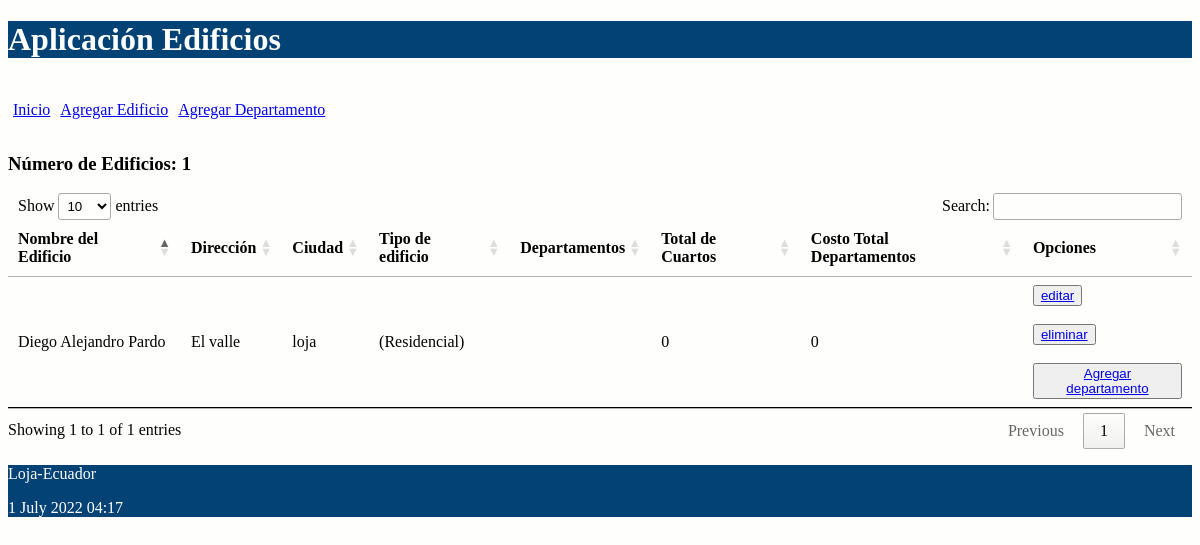
The app's page /, older data.
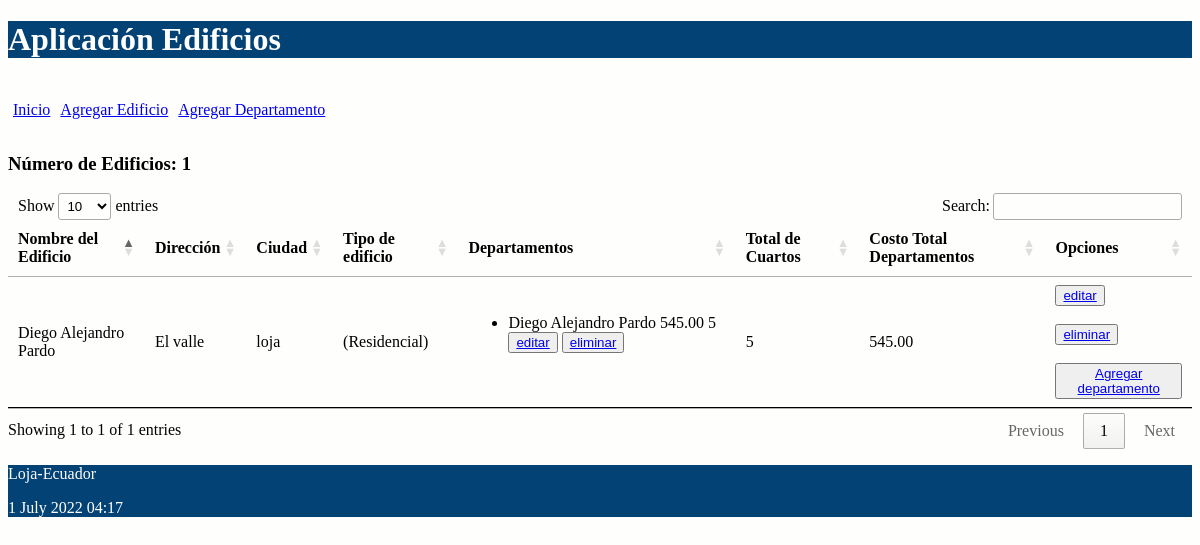
The same page, newer data.
### administrativo/models.py (models this page shows, shortened)
class Edificio(models.Model):
    tipo_edificio = (
    ('(Residencial)','residencial'),
    ('(Comercial)','comercial')
    )
    nombre = models.CharField(max_length=30)
    direccion = models.CharField(max_length=30)
    ciudad = models.CharField(max_length=30)
    tipo = models.CharField(max_length=30, choices = tipo_edificio)
    def obtener_costo_departametos(self):
        valor = [d.costo_dep for d in self.departamentos.all()]
        valor = sum(valor)
        return valor
    def obtener_cant_cuartos(self):
        valor = [d.num_cuartos for d in self.departamentos.all()]
        valor = sum(valor)
        return valor

class Departamento(models.Model):
    nombre_prop = models.CharField(max_length=100)
    costo_dep = models.DecimalField(max_digits=100, decimal_places=2)
    num_cuartos = models.IntegerField()
    edificio = models.ForeignKey(Edificio, on_delete=models.CASCADE,
            related_name="departamentos")
    def __str__(self):
        return "%s %s %d" % (self.nombre_prop,
                self.costo_dep,
                self.num_cuartos)

### administrativo/views.py (the view)
# urls.py: path('', views.index, name='index'),
def index(request):
    edificios = Edificio.objects.all()
    informacion_template = {'edificios': edificios, 'numero_edificios': len(edificios)}
    return render(request, 'index.html', informacion_template)

### administrativo/templates/index.html (shortened to what this page needs)
{% extends "master.html" %}
{% block content %}
<br>
<br>
<br>
<h3>Número de Edificios: {{ numero_edificios}}</h3>
<table id="tabla_datos">
  <thead>
    <tr>
      <th>Nombre del Edificio</th>
      <th>Dirección</th>
      <th>Ciudad</th>
      <th>Tipo de edificio</th>
      <th>Departamentos</th>
      <th>Total de Cuartos</th>
      <th>Costo Total Departamentos</th>
      <th>Opciones</th>
    </tr>
  </thead>
  {% for e in edificios %}
  <tr>
    <td>{{e.nombre}}</td>
    <td>{{e.direccion}}</td>
    <td>{{e.ciudad}}</td>
    <td>{{e.tipo}}</td>
    <td>
      <ul>
        {% for d in e.departamentos.all %}
        <li>
          <span>
            {{d}}
            <button><a href="{% url 'editar_departamento' d.id %}">editar</a></button>
            <button><a href="{% url 'eliminar_dep' d.id %}"> eliminar</a></button>
          </span>
        </li>
        {% endfor %}
      </ul>
      <br/>
    </td>
    <span><td>{{ e.obtener_cant_cuartos }}</td></span>
    <span><td>{{e.obtener_costo_departametos}}</td></span>
    <td>
      <button><a href="{% url 'editar_edificio' e.id %}">editar</a></button> <br/>
      <br>
      <button><a href="{% url 'eliminar_edificio' e.id %}">eliminar</a></button> <br/>
      <br>
      <button><a href="{% url 'crear_departamento_edificio' e.id %}"> Agregar departamento</a></button>
    </td>
  </tr>
  {% endfor %}
</table>
{% endblock %}

Row changes from the older to the newer data that the page shows:
computed for Edificio "Diego Alejandro Pardo": obtener_cant_cuartos "0" → "5"; obtener_costo_departametos "0" → "545.00"
added Departamento: nombre_prop+costo_dep+num_cuartos "Diego Alejandro Pardo 545.00 5"
